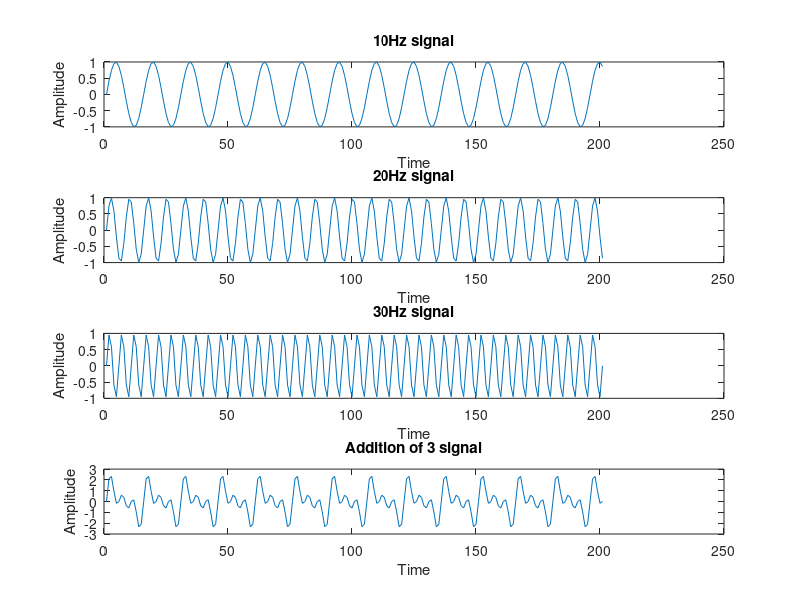
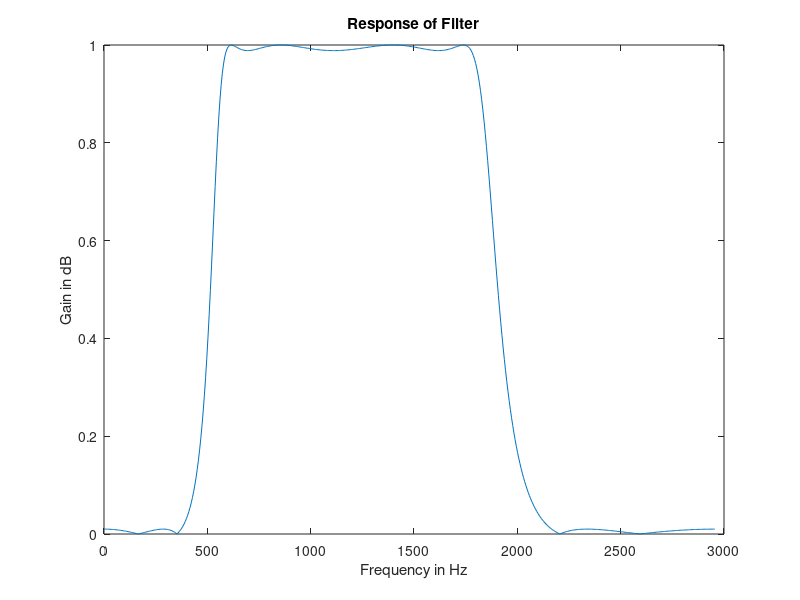
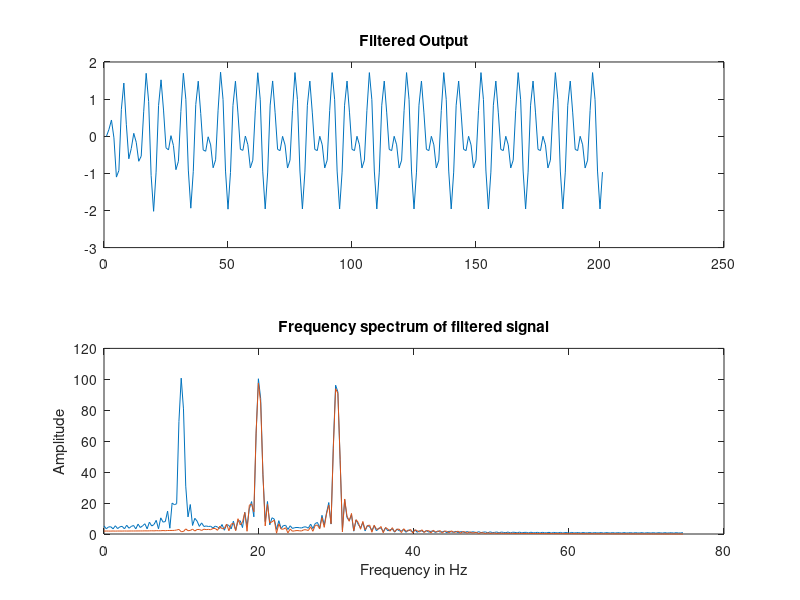

The MATLAB source for these figures, in order:
%DSP LAB ASSESSMENT - 7
%Chirag Satapathy - 19BEI0107

%Date - 5th October, 2021

%To design an analog IIR elliptical bandpass filter

clc
clear all
close all

t=0:200;
fs = 150;
N = 256;

s1 = sin(2*pi*10*t/fs);
subplot(4,1,1)
plot(s1);
title('10Hz signal')
xlabel('Time')
ylabel('Amplitude')

s2 = sin(2*pi*20*t/fs);
subplot(4,1,2)
plot(s2);
title('20Hz signal')
xlabel('Time')
ylabel('Amplitude')

s3 = sin(2*pi*30*t/fs);
subplot(4,1,3)
plot(s3);
title('30Hz signal')
xlabel('Time')
ylabel('Amplitude')

s = s1+s2+s3; %addition of the three signals
subplot(4,1,4)
plot(s);
title('Addition of 3 signal')
xlabel('Time')
ylabel('Amplitude')

%IIR bandpass signal (Elliptical)
[b, a] = ellip(4, 0.1, 40, [15 45]*2/fs);
[h,w] = freqz(b,a,512);
figure(2)
plot(w*fs*(2*pi),abs(h));
title('Response of Filter');
xlabel('Frequency in Hz');
ylabel('Gain in dB');

%Filtered Output
sf = filter(b,a,s);
figure(3);
subplot(2,1,1);
plot(sf);
title('Filtered Output');

%Frequency Spectrum plot
y = fft (s,512); 
y1 = fft (sf, 512); 
p = ((0:255) /256*fs/2) ;
subplot (2,1,2);
plot (p, abs ([y(1:256)' ,y1(1:256)']));
title('Frequency spectrum of filtered signal');
xlabel('Frequency in Hz');
ylabel('Amplitude');